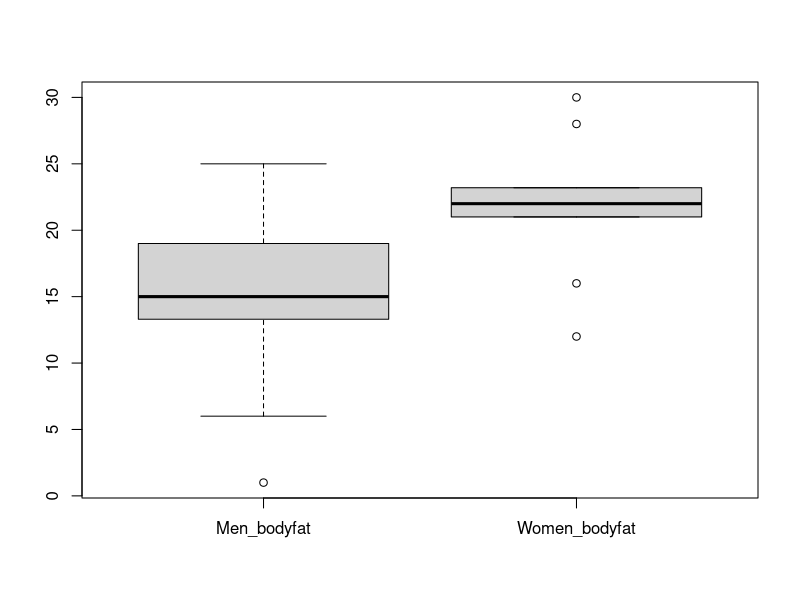
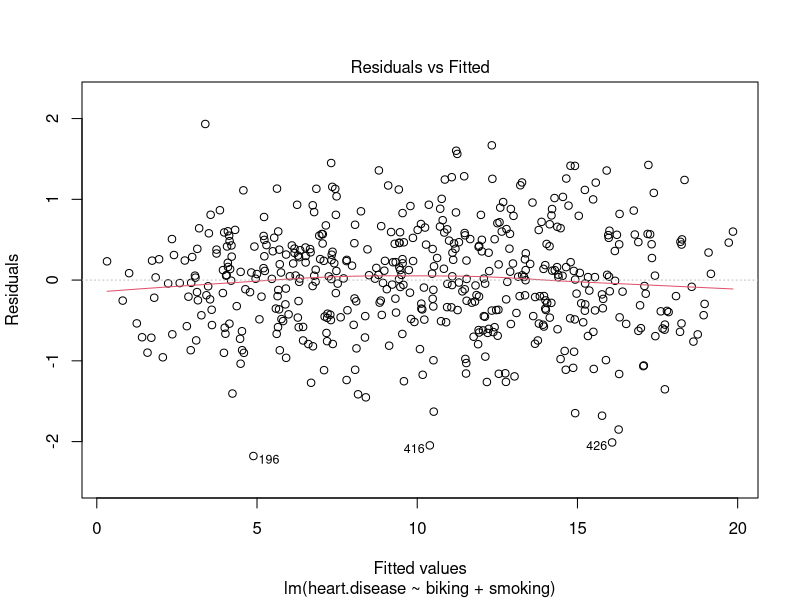
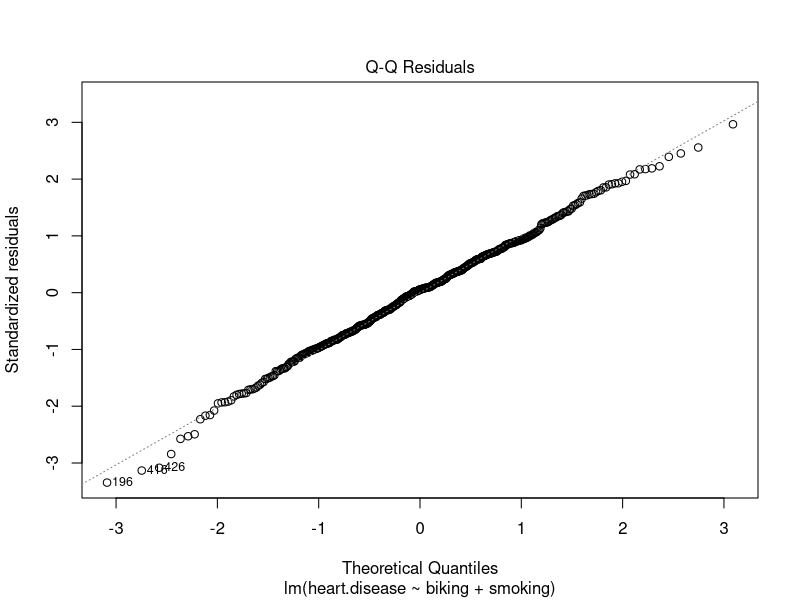
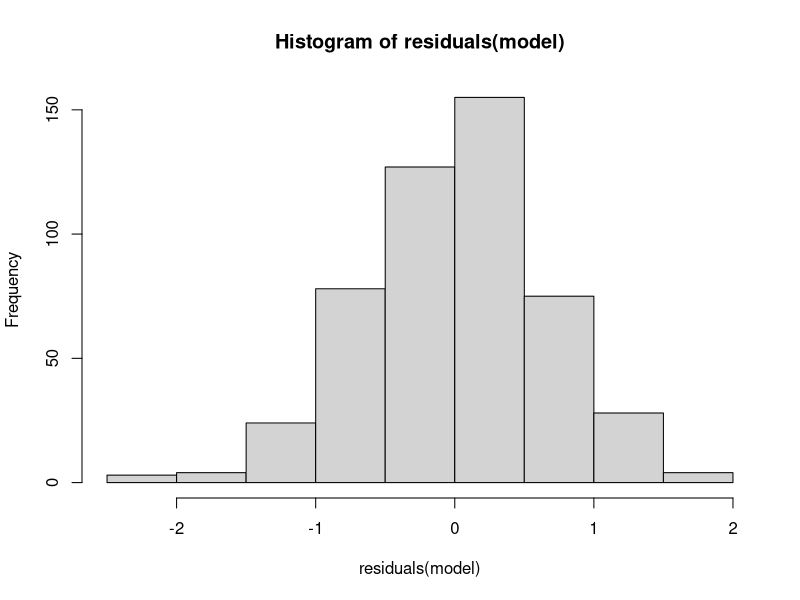

Write the R code that produced these figures, in order.
#Two sample t test
Men_bodyfat <- c(13.3,6,20,8,14,19,18,25,16,24,15,1,15)
Women_bodyfat <- c(22,16,21.7,21,30,12,23.2,28,23)

#Count, mean and standard deviation
#Men 
length(Men_bodyfat) 
mean(Men_bodyfat) 
sd(Men_bodyfat) 
#Women
length(Women_bodyfat) 
mean(Women_bodyfat) 
sd(Women_bodyfat) 

# combine two vectors using cbind 
 #calculate max length of vectors
max_length <- max(length(Men_bodyfat), length(Women_bodyfat))

#set length of each vector equal to max length
length(Men_bodyfat) <- max_length                      
length(Women_bodyfat) <- max_length

bodyfat_data=cbind(Men_bodyfat,Women_bodyfat) 
bodyfat_data
  
# boxplot 
boxplot(bodyfat_data,beside=T) 

# Shapiro-Wilk normality test for Men's body fat
shapiro.test(Men_bodyfat)

# Shapiro-Wilk normality test for Women's body fat
shapiro.test(Women_bodyfat)

#Equal variance test
var.test(Men_bodyfat, Women_bodyfat)

#Two sample t-test
t.test(Men_bodyfat, Women_bodyfat, var.equal = TRUE)

#Loading heart data
heart_data <-read.table("heart_data.txt",header =TRUE,sep="\t", fill = TRUE)
head(heart_data)

model <- lm(heart.disease ~ biking + smoking, data = heart_data)
summary(model)

#Use a residual plot to test the linearity and homoskedasticity (equal variance) assumptions.
plot(model, which=1)

#Use a normal probability plot to test the normality assumption.
plot(model, which=2)

#Testing the normality assumption using a histogram
hist(residuals(model))
